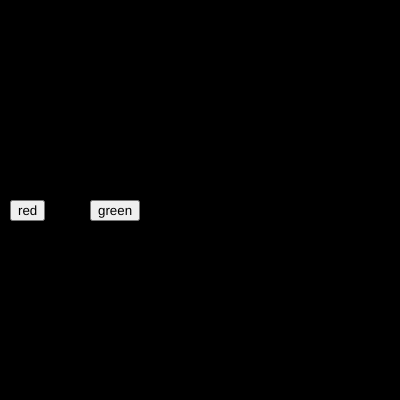
Frame 1 (no input)
Frame 60 (no input): identical to frame 1, image omitted
Frame 120 (the mouse pressed at the canvas centre since frame 60): identical to frame 1, image omitted

The p5.js sketch that drew this single still picture (run headless with seeded random() and noise() and a simulated clock; from frame 60 on, the mouse is pressed at the canvas centre):

// p5.js sketch
// ── sketch.js
var btn_red;
var btn_green;

var r = 0;
var g = 0;
var b = 0;

function setup() {
  createCanvas(400, 400);  
  btn_red = createButton("red");
  btn_red.position(10, 200);
  btn_red.mousePressed(bg_red);
  btn_green = createButton("green")
  btn_green.position(90,200)
  btn_green.mousePressed(bg_green)
}

function draw() {
  background(r,g,b);
}
function bg_red(){
  r = 255;
  g = 0
  b = 0 
}
function bg_green(){
  r = 0
  g = 300
  b = 0
}
